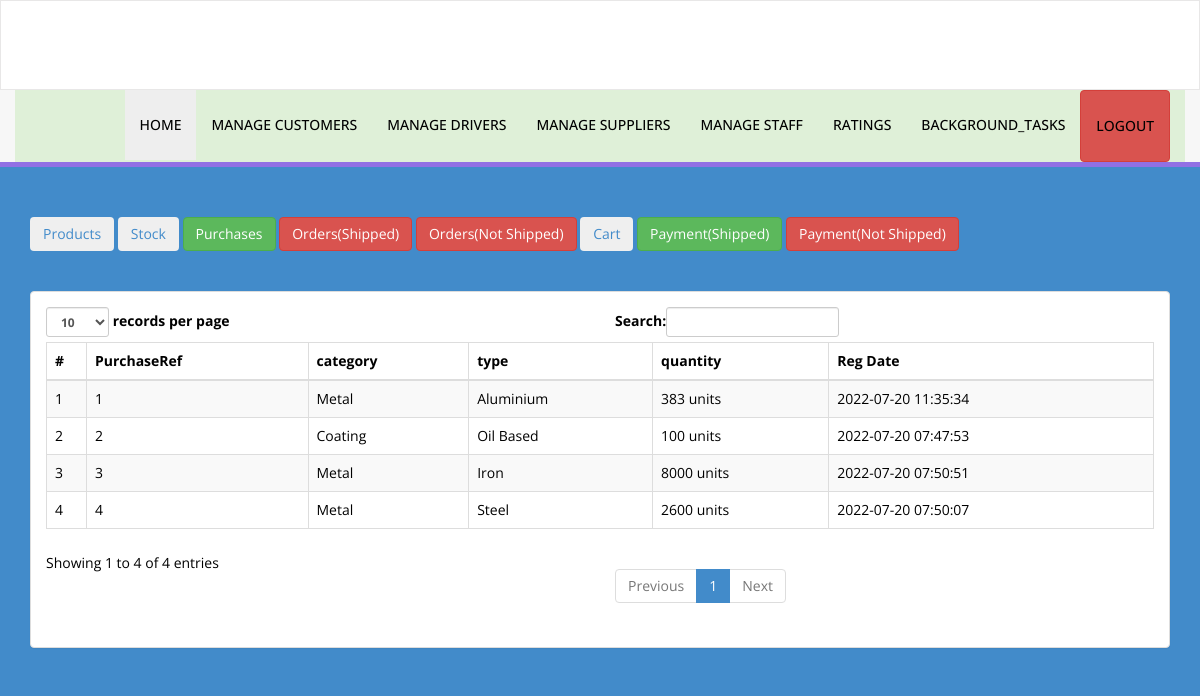
Screenshot of /perimeter/perimeter/purchase.php (signed in) with the database file from the repository.
### tables this page shows
CREATE TABLE `purchase` (
  `pur_id` int(11) NOT NULL,
  `category` text NOT NULL,
  `type` text NOT NULL,
  `quantity` float DEFAULT NULL,
  `reg_date` timestamp NOT NULL DEFAULT current_timestamp() ON UPDATE current_timestamp()
);

### perimeter/perimeter/purchase.php (the view, shortened to what this page needs)
<?php
include('sessionadm.php');
if (strlen($_SESSION['username']) == 0) {
    header('location:log');
} else {
?>
<!DOCTYPE html>
<html xmlns="http://www.w3.org/1999/xhtml">
<head>
    <link href="assets/css/bootstrap.css" rel="stylesheet" />
    <link href="assets/css/font-awesome.css" rel="stylesheet" />
    <link href="assets/css/style.css" rel="stylesheet" />
    <link rel="stylesheet" href="https://cdnjs.cloudflare.com/ajax/libs/font-awesome/4.7.0/css/font-awesome.min.css">
</head>
<body style="height: 100%;" class="bg-primary">
    <?php include('includes/header.php'); ?>
    <div class="content-wrapper">
        <div class="container">
            <div class="row pad-botm">
                <div class="col-md-12">
                <h5>
                <a href="product"> <button class="btn btn-wraning"> Products</button></a>
                        <a href="stock"> <button class="btn btn-secondary"> Stock</button></a>
                        <a href="purchase"> <button class="btn btn-success"> Purchases</button></a>
                        <a href="order"> <button class="btn btn-danger"> Orders(Shipped)</button></a>
                        <a href="orderN"> <button class="btn btn-danger"> Orders(Not Shipped)</button></a>
                        <a href="cart"> <button class="btn btn-wraning"> Cart</button></a>
                        <a href="payment"> <button class="btn btn-success"> Payment(Shipped)</button></a>
                        <a href="paymentN"> <button class="btn btn-danger"> Payment(Not Shipped)</button></a>
                    </h5>
                </div>
            </div>
            <div class="row" style="color: #000;">
                <div class="col-md-12">
                    <div class="panel panel-default">
                        <div class="panel-body">
                            <div class="table-responsive">
                                <table class="table table-striped table-bordered table-hover" id="dataTables-example">
                                    <thead>
                                        <tr>
                                            <th>#</th>
                                            <th>PurchaseRef</th>
                                            <th>category</th>
                                            <th>type</th>
                                            <th>quantity</th>
                                            <th>Reg Date</th>
                                        </tr>
                                    </thead>
                                    <tbody>
                                        <?php $sql = "SELECT * from purchase";
                                            $query = $con->prepare($sql);
                                            $query->execute();
                                            $results = $query->fetchAll(PDO::FETCH_OBJ);
                                            $cnt = 1;
                                            if ($query->rowCount() > 0) {
                                                foreach ($results as $result) {               ?>
                                        <tr class="odd gradeX">
                                            <td class="center"><?php echo htmlentities($cnt); ?></td>
                                            <td class="center"><?php echo htmlentities($result->pur_id); ?></td>
                                            <td class="center"><?php echo htmlentities($result->category); ?></td>
                                            <td class="center"><?php echo htmlentities($result->type); ?></td>
                                            <td class="center"><?php echo htmlentities($result->quantity); ?> units</td>
                                            <td class="center"><?php echo htmlentities($result->reg_date); ?></td>
                                        </tr>
                                        <?php $cnt = $cnt + 1;
                                                }
                                            } ?>
                                    </tbody>
                                </table>
                            </div>
                        </div>
                    </div>
                </div>
            </div>
        </div>
    </div>
</body>
</html>
<?php } ?>

### perimeter/perimeter/assets/css/style.css (style rules this page uses)
.content-wrapper { margin-top: 40px; min-height:800px; padding-bottom:90px; }
.pad-botm { padding-bottom:30px; }

### rows the page displays
purchase: pur_id "1", category "Metal", type "Aluminium", quantity "383", reg_date "2022-07-20 11:35:34"
purchase: pur_id "2", category "Coating", type "Oil Based", quantity "100", reg_date "2022-07-20 07:47:53"
purchase: pur_id "3", category "Metal", type "Iron", quantity "8000", reg_date "2022-07-20 07:50:51"
purchase: pur_id "4", category "Metal", type "Steel", quantity "2600", reg_date "2022-07-20 07:50:07"
